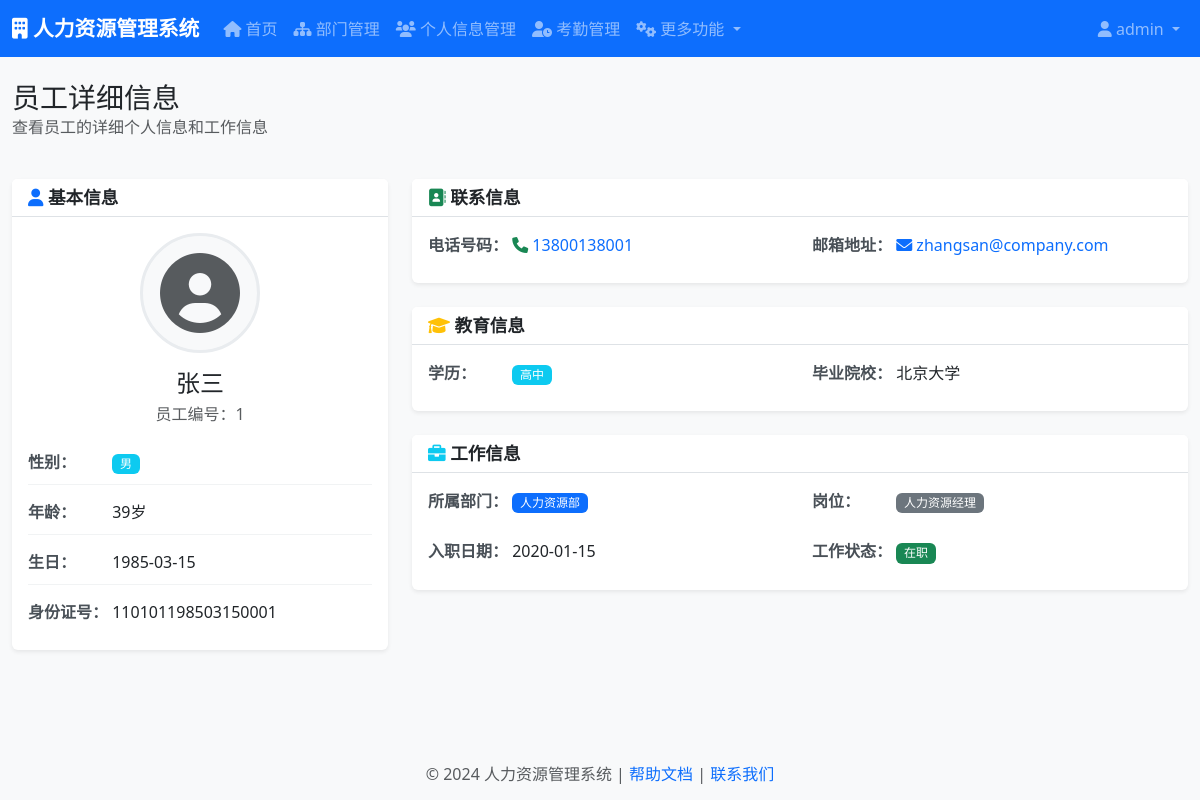
The app's page /department/employee/1/ (signed in) with its own data.
### personal/models.py (models this page shows, shortened)
class Personal(models.Model):
    GENDER_CHOICES = [
        (1, '男'),
        (2, '女'),
    ]
    EDUCATION_CHOICES = [
        (1, '小学'),
        (2, '初中'),
        (3, '高中'),
        (4, '中专'),
        (5, '大专'),
        (6, '本科'),
        (7, '硕士'),
        (8, '博士'),
    ]
    WORK_STATUS_CHOICES = [
        (1, '在职'),
        (2, '离职'),
        (3, '休假'),
        (4, '试用期'),
    ]
    name = models.CharField(max_length=255, verbose_name='员工姓名')
    gender = models.IntegerField(choices=GENDER_CHOICES, verbose_name='性别(1:男，2:女)')
    birthday = models.CharField(max_length=255, verbose_name='生日')
    phone = models.CharField(max_length=255, verbose_name='电话号码')
    age = models.IntegerField(verbose_name='年龄')
    email = models.EmailField(verbose_name='Email')
    identity = models.CharField(max_length=255, verbose_name='身份证号')
    education = models.IntegerField(choices=EDUCATION_CHOICES, verbose_name='学历')
    school = models.CharField(max_length=255, verbose_name='毕业院校')
    beginDate = models.CharField(max_length=255, verbose_name='入职日期')
    workStatus = models.IntegerField(choices=WORK_STATUS_CHOICES, verbose_name='工作状态')
    station = models.ForeignKey(Station, db_column='stationId', on_delete=models.CASCADE)
    class Meta:
        db_table = 't_personal'
        verbose_name = '员工表'

### station/models.py (models this page shows, shortened)
class Station(models.Model):
    stationName = models.CharField(max_length=50)
    description = models.TextField()
    department = models.ForeignKey(Department,db_column='departmentId', on_delete=models.CASCADE)
    class Meta:
        db_table = 't_station'

### department/models.py (models this page shows)
class Department(models.Model):
    departmentName = models.CharField(max_length=255, unique=True)
    description = models.TextField()
    class Meta:
        db_table = 't_department'

### department/views.py (the view)
# urls.py: path('employee/<int:employee_id>/', employee_detail, name='employee_detail'),
@admin_required
def employee_detail(request, employee_id):
    try:
        employee = Personal.objects.select_related('station', 'station__department').get(id=employee_id)
        context = {
            'employee': employee
        }
        return render(request, 'personal/detail.html', context)
    except Personal.DoesNotExist:
        return render(request, 'personal/detail.html', {
            'error': '员工不存在',
            'employee': None
        })

### templates/personal/detail.html (shortened to what this page needs)
{% extends 'base.html' %}
{% load static %}
{% block page_title %}员工详细信息{% endblock %}
{% block page_description %}
<p class="text-muted">查看员工的详细个人信息和工作信息</p>
{% endblock %}
{% block content %}
{% if error %}
<div class="alert alert-danger" role="alert">
    <i class="fas fa-exclamation-triangle"></i> {{ error }}
</div>
{% else %}
<div class="row">
    <div class="col-md-4">
        <div class="card mb-4">
            <div class="card-header">
                <h5 class="card-title mb-0">
                    <i class="fas fa-user text-primary"></i> 基本信息
                </h5>
            </div>
            <div class="card-body">
                <div class="text-center mb-4">
                    <div class="avatar-placeholder">
                        <i class="fas fa-user-circle fa-5x text-muted"></i>
                    </div>
                    <h4 class="mt-3 mb-1">{{ employee.name }}</h4>
                    <p class="text-muted mb-0">员工编号：{{ employee.id }}</p>
                </div>
                <div class="info-item">
                    <label class="info-label">性别：</label>
                    <span class="info-value">
                        {% if employee.gender == 1 %}
                            <span class="badge bg-info">男</span>
                        {% else %}
                            <span class="badge bg-warning">女</span>
                        {% endif %}
                    </span>
                </div>
                <div class="info-item">
                    <label class="info-label">年龄：</label>
                    <span class="info-value">{{ employee.age }}岁</span>
                </div>
                <div class="info-item">
                    <label class="info-label">生日：</label>
                    <span class="info-value">{{ employee.birthday }}</span>
                </div>
                <div class="info-item">
                    <label class="info-label">身份证号：</label>
                    <span class="info-value">{{ employee.identity }}</span>
                </div>
            </div>
        </div>
    </div>
    <div class="col-md-8">
        <div class="card mb-4">
            <div class="card-header">
                <h5 class="card-title mb-0">
                    <i class="fas fa-address-book text-success"></i> 联系信息
                </h5>
            </div>
            <div class="card-body">
                <div class="row">
                    <div class="col-md-6">
                        <div class="info-item">
                            <label class="info-label">电话号码：</label>
                            <span class="info-value">
                                <a href="tel:{{ employee.phone }}" class="text-decoration-none">
                                    <i class="fas fa-phone text-success"></i> {{ employee.phone }}
                                </a>
                            </span>
                        </div>
                    </div>
                    <div class="col-md-6">
                        <div class="info-item">
                            <label class="info-label">邮箱地址：</label>
                            <span class="info-value">
                                <a href="mailto:{{ employee.email }}" class="text-decoration-none">
                                    <i class="fas fa-envelope text-primary"></i> {{ employee.email }}
                                </a>
                            </span>
                        </div>
                    </div>
                </div>
            </div>
        </div>
        <div class="card mb-4">
            <div class="card-header">
                <h5 class="card-title mb-0">
                    <i class="fas fa-graduation-cap text-warning"></i> 教育信息
                </h5>
            </div>
            <div class="card-body">
                <div class="row">
                    <div class="col-md-6">
                        <div class="info-item">
                            <label class="info-label">学历：</label>
                            <span class="info-value">
                                {% if employee.education == 1 %}
                                    <span class="badge bg-secondary">小学</span>
                                {% elif employee.education == 2 %}
                                    <span class="badge bg-secondary">初中</span>
                                {% elif employee.education == 3 %}
                                    <span class="badge bg-info">高中</span>
                                {% elif employee.education == 4 %}
                                    <span class="badge bg-primary">大专</span>
                                {% elif employee.education == 5 %}
                                    <span class="badge bg-success">本科</span>
                                {% elif employee.education == 6 %}
                                    <span class="badge bg-warning">硕士</span>
                                {% elif employee.education == 7 %}
                                    <span class="badge bg-danger">博士</span>
                                {% else %}
                                    <span class="badge bg-light text-dark">未知</span>
                                {% endif %}
                            </span>
                        </div>
                    </div>
                    <div class="col-md-6">
                        <div class="info-item">
                            <label class="info-label">毕业院校：</label>
                            <span class="info-value">{{ employee.school }}</span>
                        </div>
                    </div>
                </div>
            </div>
        </div>
        <div class="card mb-4">
            <div class="card-header">
                <h5 class="card-title mb-0">
                    <i class="fas fa-briefcase text-info"></i> 工作信息
                </h5>
            </div>
            <div class="card-body">
                <div class="row">
                    <div class="col-md-6">
                        <div class="info-item">
                            <label class="info-label">所属部门：</label>
                            <span class="info-value">
                                <a href="/department/{{ employee.station.department.id }}/employees/" class="text-decoration-none">
                                    <span class="badge bg-primary">{{ employee.station.department.departmentName }}</span>
                                </a>
                            </span>
                        </div>
                    </div>
                    <div class="col-md-6">
                        <div class="info-item">
                            <label class="info-label">岗位：</label>
                            <span class="info-value">
                                <span class="badge bg-secondary">{{ employee.station.stationName }}</span>
                            </span>
                        </div>
                    </div>
                </div>
                <div class="row mt-3">
                    <div class="col-md-6">
                        <div class="info-item">
                            <label class="info-label">入职日期：</label>
                            <span class="info-value">{{ employee.beginDate }}</span>
                        </div>
                    </div>
                    <div class="col-md-6">
                        <div class="info-item">
                            <label class="info-label">工作状态：</label>
                            <span class="info-value">
                                {% if employee.workStatus == 1 %}
                                    <span class="badge bg-success">在职</span>
                                {% else %}
                                    <span class="badge bg-danger">离职</span>
                                {% endif %}
                            </span>
                        </div>
                    </div>
                </div>
            </div>
        </div>
    </div>
</div>
{% endif %}
{% endblock %}

### static/css/style.css (style rules this page uses)
body { font-family: 'Microsoft YaHei', 'Segoe UI', Tahoma, Geneva, Verdana, sans-serif; background-color: #f8f9fa; }
.card { border: none; box-shadow: 0 0.125rem 0.25rem rgba(0, 0, 0, 0.075); transition: box-shadow 0.15s ease-in-out; }
.card-header { background-color: #fff; border-bottom: 1px solid #dee2e6; font-weight: 600; }
.badge { font-weight: 500; }

### templates/personal/detail.html (style rules this page uses)
.avatar-placeholder { display: flex; justify-content: center; align-items: center; width: 120px; height: 120px; margin: 0 auto; background-color: #f8f9fa; border-radius: 50%; border: 3px solid #e9ecef; }
.info-item { margin-bottom: 15px; padding-bottom: 10px; border-bottom: 1px solid #f1f3f4; }
.info-item:last-child { border-bottom: none; margin-bottom: 0; }
.info-label { font-weight: 600; color: #495057; display: inline-block; min-width: 80px; }
.info-value { color: #212529; }
.card-title { font-size: 1.1rem; font-weight: 600; }

### records on screen
Personal: name "张三", id "1", age "39", birthday "1985-03-15", identity "110101198503150001", phone "13800138001", email "zhangsan@company.com", school "北京大学", station.department.departmentName "人力资源部", station.stationName "人力资源经理", beginDate "2020-01-15"

### other values on screen
{{ request.session.username }} "admin"
